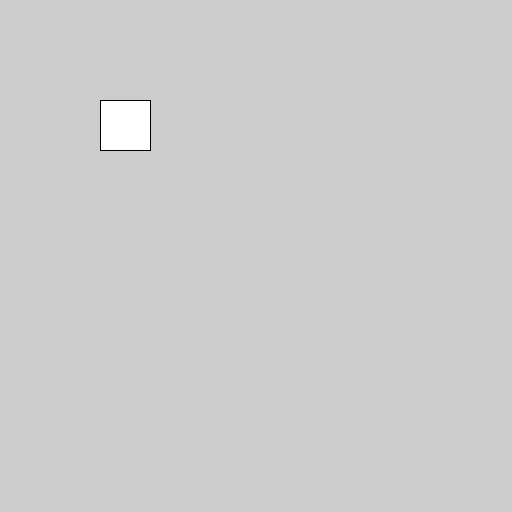
Frame 1 (no input)
Frame 60 (the mouse pressed at the canvas centre just before this capture): identical to frame 1, image omitted
Frame 120 (the mouse held since frame 60 and released just before this capture): identical to frame 1, image omitted

The Processing sketch that drew this single still picture (run headless with seeded random() and noise(); from frame 60 on, the mouse is pressed at the canvas centre):

// Processing sketch: helloworld2
// ── helloworld2.pde
// This is a comment.
// Comments are used for making notes to help people better understand programs. 
// A comment begins with two forward slashes ("//") 


// The statements in the setup() function 
// execute once when the program begins
void setup() {
    // Statements are the elements that make up programs. 
    // The ";" (semi-colon) symbol is used to end statements.

    // The size function is a statement that tells the computer 
    // how large to make the window.
    // Each function statement has zero or more parameters. 
    // Parameters are data passed into the function
    // and are used as values for telling the computer what to do.
    size(512, 512);
}

// The statements in draw() are executed until the 
// program is stopped. Each statement is executed in 
// sequence and after the last line is read, the first 
// line is executed again.
void draw() {
    //rect function draws a rectangle with the given parameters:
    //rect(x-coordinate, y-coordinate, width of rectangle, height of rectangle)
    rect(100, 100, 50, 50);
}
